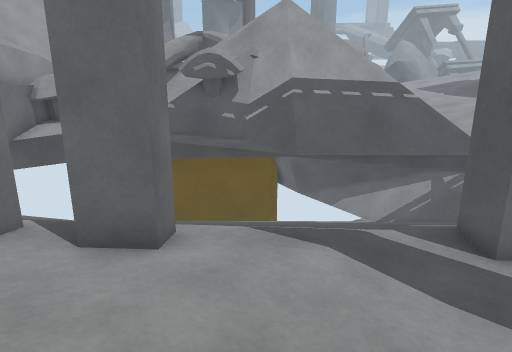
view 1 (above)

22 first-person views from a walk through a 3-D level made in the Unity game engine. The camera is 1.2 m above the floor, tilts 14° down and sees 75° across. The floor is counted in squares, 0.5 m on a side. Each view is taken from the middle of a square. On the plan, view 1 faces up. The plan holds only what a view shows up to about 20 squares ahead; the rest is blank. The place goes on beyond the plan. The player character is not drawn.

view 2
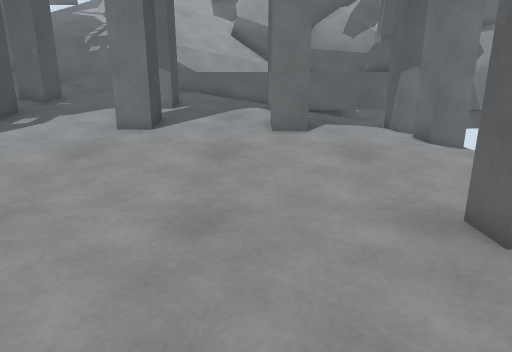

view 3
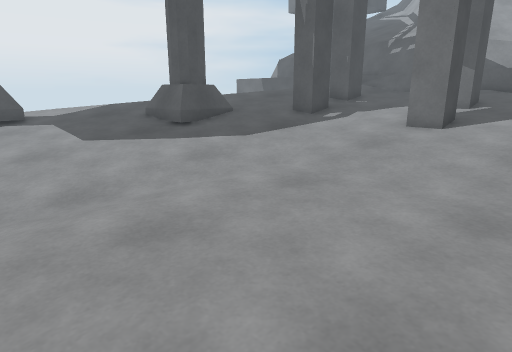

view 4
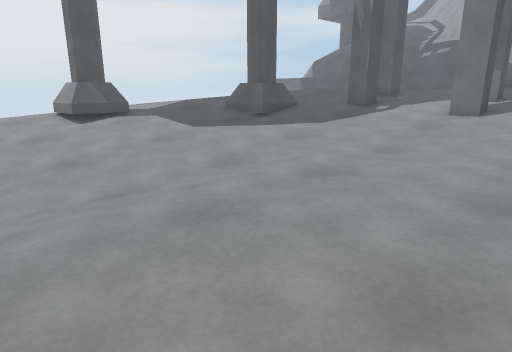

view 5
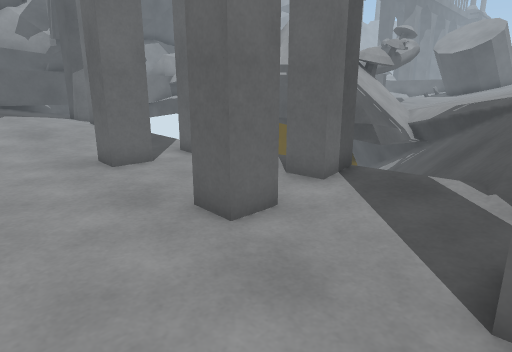

view 6
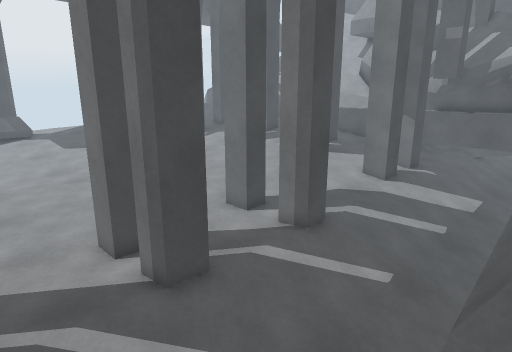

view 7
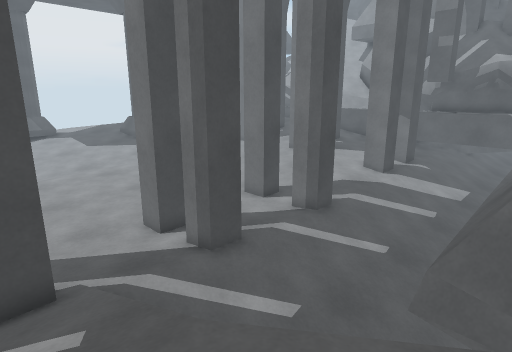

view 8
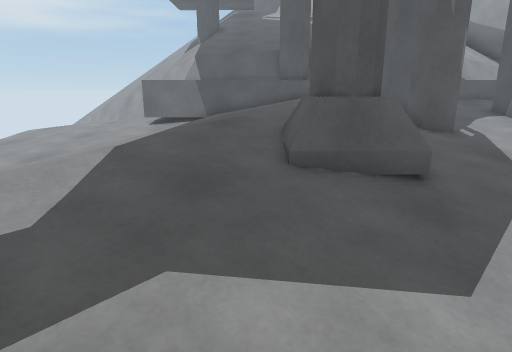

view 9
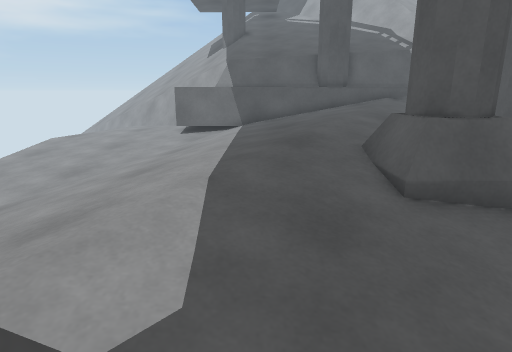

view 10
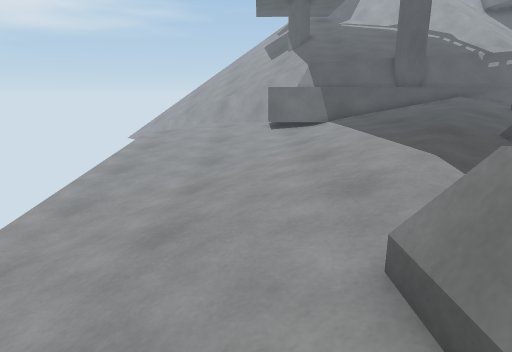

view 11
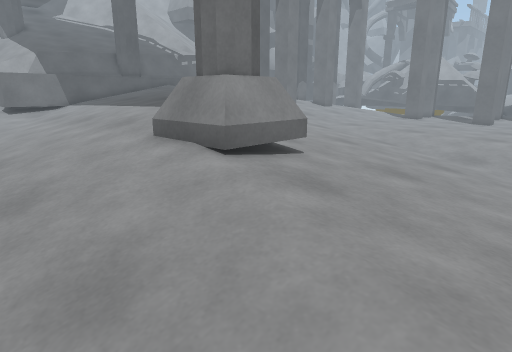

view 12
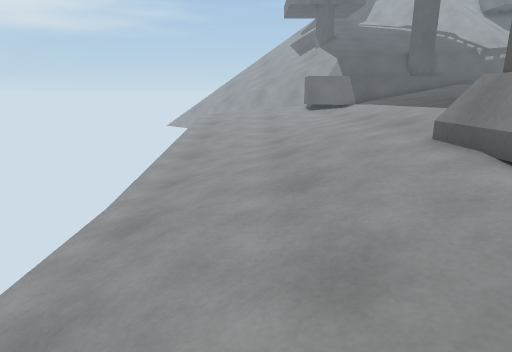

view 13
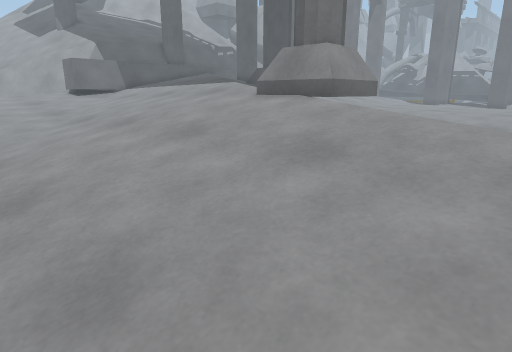

view 14
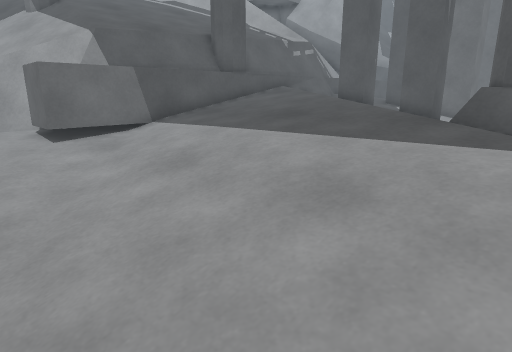

view 15
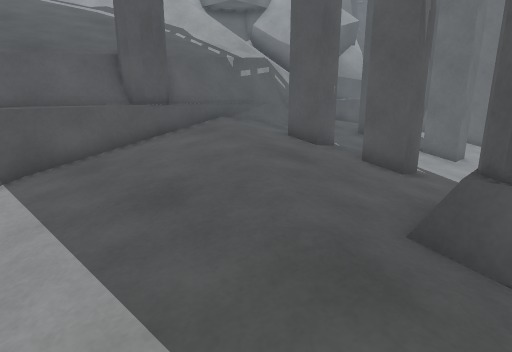

view 16
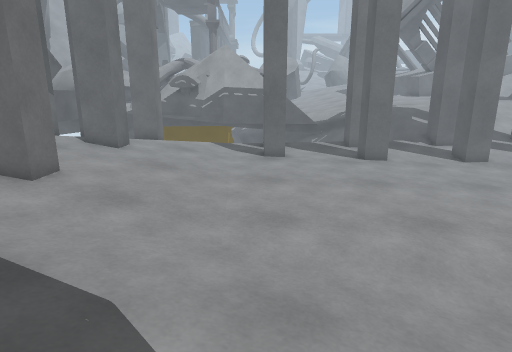

view 17
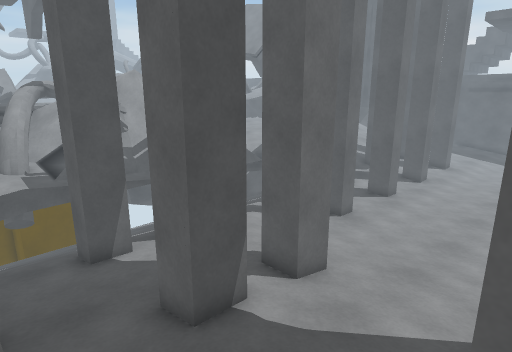

view 18
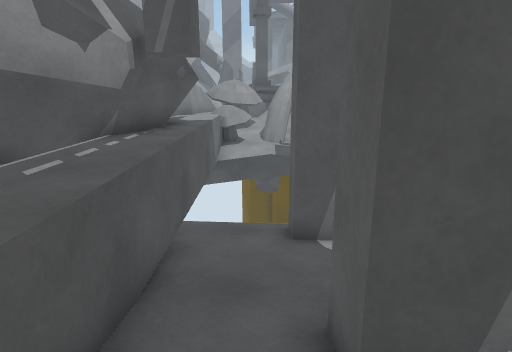

view 19
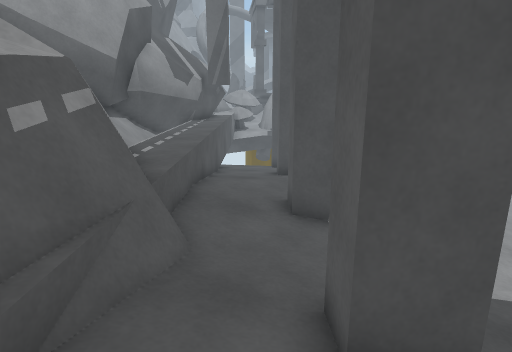

view 20
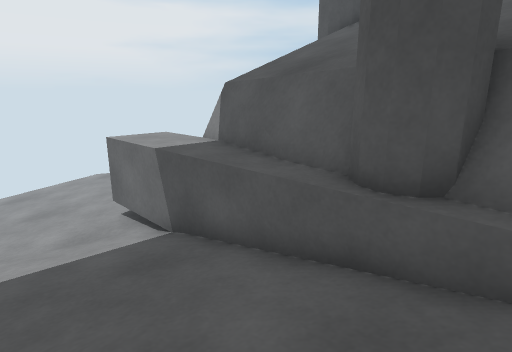

view 21
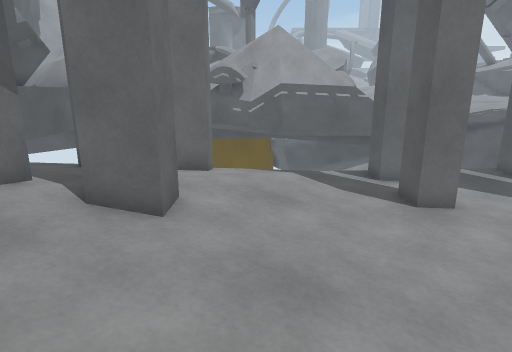

view 22
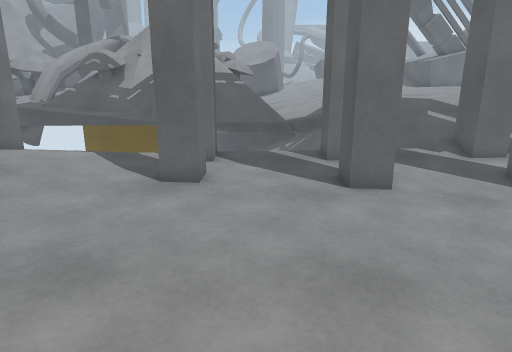

### Floor plan
Key: @ floor where view 1 was taken; # wall or solid block; . main floor; : floor 0.25 m higher than the main floor; - floor 0.25 m lower than the main floor; + floor 0.5 m higher than the main floor; _ floor 0.5 m lower than the main floor; * floor 0.75 m higher than the main floor; < floor 0.75 m lower than the main floor; % floor 1 m higher than the main floor; & floor 1.25 m higher than the main floor; $ floor 1.5 m higher than the main floor; / step, stairs or slope; = window, fence, low wall or low ledge; ^ raised ledge; v drop or lower ground.
Columns run from 11 left of view 1 to 16 right of it. Each row starts with its distance up from view 1.
 14     ##^^  ##      //#==*%% %
 13   ####^#^^^### ####/=///*%%%
 12   #^##<#^^^^#######v#////%%%
 11   #<<<<<<<<<<<<<<<<<< ////%%
 10   #/////////////////////////
  9   #/////////////////////////
  8   #////////////---//---///::
  7   #............##....##../#
  6   #::##:##.....##....##...##
  5    ::##:##:::...............
  4 # $::::::::::..##...-##--.#
  3 =$$+++++:::::..##...-##---##
  2  $$+++++++:::.......--------
  1  $$++##+##:::.......--------
  0  $$**##*##:@:.......-------
 -1  $$*****++:::.......--------
 -2  $$*****++:::.......------
 -3 =$$%%***++:::.......-------
 -4 =$/%%***++:::.......--------
 -5 =#/%%##*##:::.......--------
 -6 ==/%%##*##:::.......--------
 -7  =#%%***++:::.......--------
 -8 #==#%***+++::.....---------
 -9 ##=#%%**+++:::...--------__
-10  #=%%##*##++:::...----_____
-11  ==&%##*##+++:::...----____
-12 #=#&&%%%***++:::....---____
-13 #=$&&&%%***++##::....---___
-14 ###&&&%%%***##=:::....---__
-15  ##%%%%%%%**##=+:::...----_
-16  ##%%%%%%%%*##=+::::...----
-17  #$%%%%%%%%***+++::::...---
-18 ##$************+++:::....--
-19 ##$*************+++:::....-
-20 #$//++**********+++=##:....
-21 #$$+///////++++**++### :...
-22 #$$::////////////++=#= ::...
-23 ###:::://///////////++::::..
-24 ++:::::.///////////:://::::.
-25 +:::::.../////////////////..
-26 :::::......////////////////
-27 ::::.....---////////////////
-28 :::.....-----///////////////
-29 ::.....-----___/////////////
-30 :.....-----_____//////////
-31 .....-----_____<<<<<<<<<<  <

Positions as (right, up) in squares from view 1, and headings:
1: (0, 0), facing up
2: (10, -1), facing left
3: (11, -1), facing down-left
4: (16, -1), facing down-left
5: (15, -1), facing up-left
6: (14, 13), facing down-left
7: (16, 14), facing down-left
8: (10, -17), facing left
9: (9, -19), facing left
10: (11, -24), facing left
11: (16, -27), facing up-left
12: (16, -27), facing left
13: (16, -31), facing up-left
14: (3, -26), facing up-left
15: (2, -21), facing up-left
16: (4, -14), facing up
17: (-9, -5), facing up-right
18: (-7, -3), facing up
19: (-7, -14), facing up
20: (-5, -13), facing down-left
21: (0, -6), facing up
22: (7, -6), facing up
